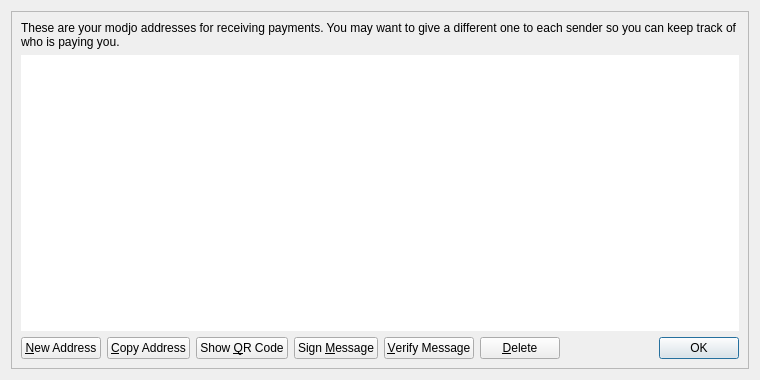
<?xml version="1.0" encoding="UTF-8"?>
<ui version="4.0">
 <class>AddressBookPage</class>
 <widget class="QWidget" name="AddressBookPage">
  <property name="geometry">
   <rect>
    <x>0</x>
    <y>0</y>
    <width>760</width>
    <height>380</height>
   </rect>
  </property>
  <property name="windowTitle">
   <string>Address Book</string>
  </property>
  <layout class="QVBoxLayout" name="verticalLayout_2">
   <item>
    <widget class="QFrame" name="frameMain">
     <property name="frameShape">
      <enum>QFrame::StyledPanel</enum>
     </property>
     <property name="frameShadow">
      <enum>QFrame::Raised</enum>
     </property>
     <layout class="QVBoxLayout" name="verticalLayout">
      <item>
       <widget class="QLabel" name="labelExplanation">
        <property name="text">
         <string>These are your modjo addresses for receiving payments. You may want to give a different one to each sender so you can keep track of who is paying you.</string>
        </property>
        <property name="textFormat">
         <enum>Qt::PlainText</enum>
        </property>
        <property name="wordWrap">
         <bool>true</bool>
        </property>
       </widget>
      </item>
      <item>
       <widget class="QTableView" name="tableView">
        <property name="contextMenuPolicy">
         <enum>Qt::CustomContextMenu</enum>
        </property>
        <property name="toolTip">
         <string>Double-click to edit address or label</string>
        </property>
        <property name="frameShape">
         <enum>QFrame::NoFrame</enum>
        </property>
        <property name="tabKeyNavigation">
         <bool>false</bool>
        </property>
        <property name="alternatingRowColors">
         <bool>true</bool>
        </property>
        <property name="selectionMode">
         <enum>QAbstractItemView::SingleSelection</enum>
        </property>
        <property name="selectionBehavior">
         <enum>QAbstractItemView::SelectRows</enum>
        </property>
        <property name="sortingEnabled">
         <bool>true</bool>
        </property>
        <attribute name="verticalHeaderVisible">
         <bool>false</bool>
        </attribute>
       </widget>
      </item>
      <item>
       <layout class="QHBoxLayout" name="horizontalLayout">
        <item>
         <widget class="QPushButton" name="newAddressButton">
          <property name="toolTip">
           <string>Create a new address</string>
          </property>
          <property name="text">
           <string>&amp;New Address</string>
          </property>
          <property name="icon">
           <iconset resource="../modjo.qrc">
            <normaloff>:/icons/add</normaloff>:/icons/add</iconset>
          </property>
         </widget>
        </item>
        <item>
         <widget class="QPushButton" name="copyToClipboard">
          <property name="toolTip">
           <string>Copy the currently selected address to the system clipboard</string>
          </property>
          <property name="text">
           <string>&amp;Copy Address</string>
          </property>
          <property name="icon">
           <iconset resource="../modjo.qrc">
            <normaloff>:/icons/editcopy</normaloff>:/icons/editcopy</iconset>
          </property>
         </widget>
        </item>
        <item>
         <widget class="QPushButton" name="showQRCode">
          <property name="text">
           <string>Show &amp;QR Code</string>
          </property>
          <property name="icon">
           <iconset resource="../modjo.qrc">
            <normaloff>:/icons/qrcode</normaloff>:/icons/qrcode</iconset>
          </property>
         </widget>
        </item>
        <item>
         <widget class="QPushButton" name="signMessage">
          <property name="toolTip">
           <string>Sign a message to prove you own a modjo address</string>
          </property>
          <property name="text">
           <string>Sign &amp;Message</string>
          </property>
          <property name="icon">
           <iconset resource="../modjo.qrc">
            <normaloff>:/icons/edit</normaloff>:/icons/edit</iconset>
          </property>
         </widget>
        </item>
        <item>
         <widget class="QPushButton" name="verifyMessage">
          <property name="toolTip">
           <string>Verify a message to ensure it was signed with a specified modjo address</string>
          </property>
          <property name="text">
           <string>&amp;Verify Message</string>
          </property>
          <property name="icon">
           <iconset resource="../modjo.qrc">
            <normaloff>:/icons/transaction_0</normaloff>:/icons/transaction_0</iconset>
          </property>
         </widget>
        </item>
        <item>
         <widget class="QPushButton" name="deleteButton">
          <property name="toolTip">
           <string>Delete the currently selected address from the list</string>
          </property>
          <property name="text">
           <string>&amp;Delete</string>
          </property>
          <property name="icon">
           <iconset resource="../modjo.qrc">
            <normaloff>:/icons/remove</normaloff>:/icons/remove</iconset>
          </property>
         </widget>
        </item>
        <item>
         <spacer name="horizontalSpacer">
          <property name="orientation">
           <enum>Qt::Horizontal</enum>
          </property>
          <property name="sizeHint" stdset="0">
           <size>
            <width>40</width>
            <height>20</height>
           </size>
          </property>
         </spacer>
        </item>
        <item>
         <widget class="QDialogButtonBox" name="buttonBox">
          <property name="sizePolicy">
           <sizepolicy hsizetype="Maximum" vsizetype="Fixed">
            <horstretch>0</horstretch>
            <verstretch>0</verstretch>
           </sizepolicy>
          </property>
          <property name="standardButtons">
           <set>QDialogButtonBox::Ok</set>
          </property>
         </widget>
        </item>
       </layout>
      </item>
     </layout>
    </widget>
   </item>
  </layout>
 </widget>
 <resources>
  <include location="../modjo.qrc"/>
 </resources>
 <connections/>
</ui>
